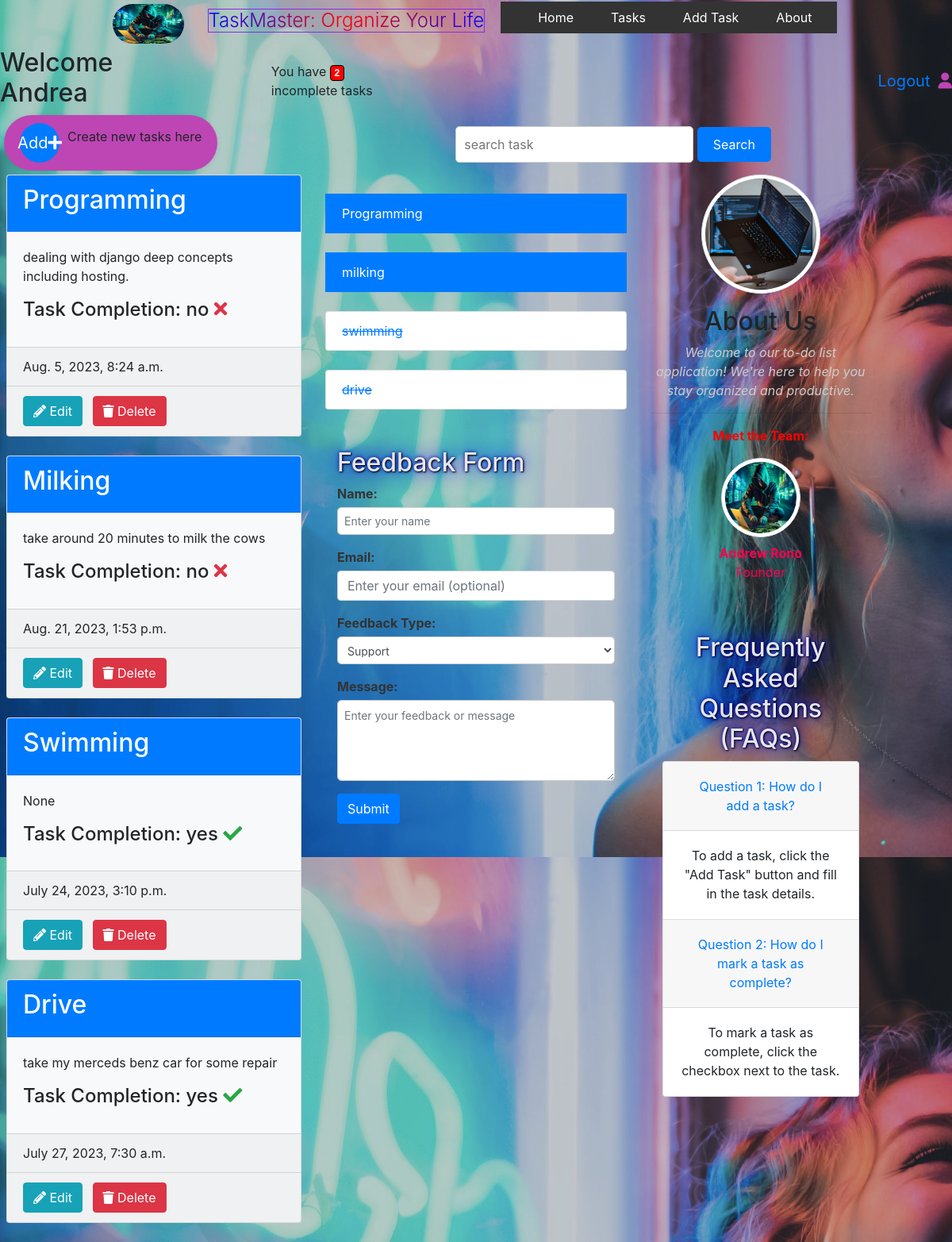
The app's page / (signed in) with its own data.
### ToDo/models.py (models this page shows, shortened)
class Task(models.Model):
    user = models.ForeignKey(User, on_delete=models.CASCADE)
    title = models.CharField(max_length=100)
    description = models.TextField(blank=True,null=True)
    complete = models.BooleanField(default=False)
    completion_date = models.DateTimeField(blank=True, null=True)
    created = models.DateTimeField(auto_now_add=True)
    class Meta:
        ordering = ['complete']

### ToDo/views.py (the view)
# urls.py: path('', views.TaskList.as_view(), name='tasks'),
class TaskList(LoginRequiredMixin, ListView):
    model = Task
    context_object_name = 'tasks'
    def get_context_data(self, **kwargs):
        context = super().get_context_data(**kwargs)
        context['tasks'] =  context['tasks'] .filter(user = self.request.user)
        context ['count'] = context['tasks'].filter(complete=False).count()
        search_input = self.request.GET.get('search-area') or ''
        if search_input:
            context['tasks'] = context['tasks'].filter(
                title__icontains=search_input)
        context['search_input'] = search_input
        return context

### ToDo/templates/ToDo/task_list.html (shortened to what this page needs)
{% load static %}
{% load bootstrap4 %}
<link rel="stylesheet" href="{% static 'styles.css' %}">
<link rel="stylesheet" href="https://stackpath.bootstrapcdn.com/bootstrap/4.5.2/css/bootstrap.min.css">
<link rel="stylesheet" href="https://cdnjs.cloudflare.com/ajax/libs/font-awesome/5.15.3/css/all.min.css">
<link rel="stylesheet" href="{% static 'bootstrap.min.css' %}">
{% block content %}
<div class="header">
    <img src="{% static 'images/logo.png' %}">
    <h3 class="radial-text">TaskMaster: Organize Your Life </h3>
    <nav>
        <ul class="navbar" id="side-menu">
            <li><a href="/">Home</a></li>
            <li><a href="#tasks">Tasks</a></li>
            <li><a href="#add-task">Add Task</a></li>
            <li><a href="#about">About</a></li>
        </ul>
    </nav>
</div>
<div class="container-1">
    {% if request.user.is_authenticated %}
    <h2>Welcome {{request.user |title}} </h2>
    <span>You have <small  class="badge">{{count}}</small> incomplete task{{ count|pluralize:"s" }}</span>
    </i><a href="{% url 'logout' %}">Logout</a><i class="fa-solid fa-user"></i>
    {% else %}
    <a href="{% url 'login' %}">Login</a>
    {% endif%}
</div>
<div class="second-row">
    <div class="fab-container" id="add-task">
        <a href="{% url 'task-create' %}" class="add-activity-fab">Add
            <i class="fas fa-plus"></i>
        </a><p>Create new tasks here</p>
    </div>
    <form class="search-form" method="GET">
        <input class="search-input" type="text" name="search-area" value="{{search_input}}" placeholder="search task">
        <input class="search-button" type="submit" value="Search">
    </form>
</div>
<div class="row">
    <div class="col-md-4">
        <div class="tasks-container">
            {% for task in tasks%}
            <div class="card bg-light mb-4 ml-2">
                <div class="card-header  bg-primary text-white">
                    <h2>{{task.title|title}}</h2>
                </div>
                <div class="card-body">
                    <p class="card-text">{{ task.description }}</p>
                    <h4 class="card-title">Task Completion:
                        {% if task.complete %}
                        {{task.complete|yesno}}
                            <i class="fas fa-check text-success"></i>
                            {% else %}
                            {{task.complete|yesno}}
                            <i class="fas fa-times text-danger"></i>
                        {% endif %}
                    </h4>
                </div>
                <div class="card-footer">
                    {{task.created}}
                </div>
                <div class="card-footer">
                        <div class="button">
                            <a href="{% url 'task-update' task.id %}" class="btn btn-info mr-2">
                                <i class="fas fa-pencil-alt"></i> Edit
                            </a>
                            <a href="{% url 'task-delete' task.id %}" class="btn btn-danger">
                                <i class="fas fa-trash"></i> Delete
                            </a>
                        </div>
                </div>
            </div>
            {% endfor %}
        </div>
    </div>
    <div class="col-md-4 my-carousel-item" id="tasks">
        {% for task in tasks %}
        <br>
        {% if task.complete %}
            <ul class="list-group" >
                <li class="list-group-item disabled">
                    <a href="{% url 'task-update' task.id %} " id="task-complete">{{ task.title }}</a>
                </li>
            </ul>
        {% else %}
            <ul class="list-group">
                <li>
                    <a href="{% url 'task-update' task.id %}" class="list-group-item list-group-item-action active">
                        {{ task.title }}
                    </a>
                </li>
            </ul>
        {% endif %}
    {% endfor %}
    <div class="container mt-5">
        <h2>Feedback Form</h2>
        <form>
            <div class="form-group">
                <label for="name">Name:</label>
                <input type="text" class="form-control" id="name" placeholder="Enter your name">
            </div>
            <div class="form-group">
                <label for="email">Email:</label>
                <input type="email" class="form-control" id="email" placeholder="Enter your email (optional)">
            </div>
            <div class="form-group">
                <label for="feedbackType">Feedback Type:</label>
                <select class="form-control" id="feedbackType">
                    <option>Support</option>
                </select>
            </div>
            <div class="form-group">
                <label for="message">Message:</label>
                <textarea class="form-control" id="message" rows="4" placeholder="Enter your feedback or message"></textarea>
            </div>
            <button type="submit" class="btn btn-primary">Submit</button>
        </form>
    </div>
</div>
<div class="col-md-3 text-center" id="about">
    <img src="{% static 'images/about.png' %}" alt="..." class="img-thumbnail rounded-circle" style="width: 150px; height: 150px;">
    <h2 class="mt-3">About Us</h2>
    <p class="font-italic">Welcome to our to-do list application! We're here to help you stay organized and productive.</p>
    <hr>
    <p class="font-weight-bold">Meet the Team:</p>
    <div class="row">
        <div class="col-md-12">
            <img src="{% static 'images/logo.png' %}" alt="Team Member 1" class="img-thumbnail rounded-circle" style="width: 100px; height: 100px;">
            <p class="mt-2 author-name"><strong>Andrew Rono</strong><br>Founder</p>
        </div>
    </div>
    <div class="container mt-5">
        <h2>Frequently Asked Questions (FAQs)</h2>
        <div class="accordion" id="faqAccordion">
            <div class="card">
                <div class="card-header" id="faqHeading1">
                    <h5 class="mb-0">
                        <button class="btn btn-link" id="button" type="button" data-toggle="collapse" data-target="#faqCollapse1" aria-expanded="true" aria-controls="faqCollapse1">
                            Question 1: How do I add a task?
                        </button>
                    </h5>
                </div>
                <div id="faqCollapse1" class="collapse show" aria-labelledby="faqHeading1" data-parent="#faqAccordion">
                    <div class="card-body">
                        To add a task, click the "Add Task" button and fill in the task details.
                    </div>
                </div>
            </div>
            <div class="card">
                <div class="card-header" id="faqHeading1">
                    <h5 class="mb-0">
                        <button class="btn btn-link" id="button" type="button" data-toggle="collapse" data-target="#faqCollapse1" aria-expanded="true" aria-controls="faqCollapse1">
                            Question 2: How do I mark a task as complete?
                        </button>
                    </h5>
                </div>
                <div id="faqCollapse1" class="collapse show" aria-labelledby="faqHeading1" data-parent="#faqAccordion">
                    <div class="card-body">
                        To mark a task as complete, click the checkbox next to the task.
                    </div>
                </div>
            </div>
        </div>
    </div>
</div>
</div>
{% endblock %}

### ToDo/static/styles.css (style rules this page uses)
.header { text-align: center; display: flex; padding: 30px; align-items: center; justify-content: center; height: 25px; margin-top: 0px; margin-right: 3px; }
.header img { width: 90px; height: 50px; border-radius: 50px; margin-right: 30px; }
.radial-text { font-size: 24px; font-weight: 300; background: radial-gradient(circle, #ff0000, #0000ff); background-clip: text; -webkit-background-clip: text; color: transparent; display: inline-block; border: 1px solid blueviolet; box-shadow: #0000ff; box-sizing: border-box; }
.navbar { margin-left: 20px; background-color: #333; list-style-type: none; padding: 0; overflow: hidden; }
.navbar li { list-style: none; margin-left: 15px; float: right; }
.navbar li a { display: block; color: white; text-align: center; padding: 0px 16px; text-decoration: none; }
.container-1 { display:flex; align-items: center; }
.container h2 { color: #e6e6ee; text-shadow: 1px 1px 2px black, 0 0 25px blue, 0 0 5px darkblue; }
.container-1 span { margin-left: 150px; }
.container-1 a { float: right; padding-left:600px; font-size: 20px; }
.fa-solid { font-size: 20px; color: #be45b4; margin-left: 10px; }
.badge { background-color: red; color: white; padding: 4px 8px; text-align: center; border-radius: 5px; font-size: 16px; font-family: Arial, sans-serif; border: 1px solid black; }
.form-control { width: 100%; padding: 10px; margin-bottom: 10px; border: 1px solid #ccc; border-radius: 5px; }
.second-row { display: flex; align-items: center; flex-basis: 60%; }
.search-form { justify-content: center; text-align: center; margin-top: 10px; margin-bottom: 10px; }
.search-input { padding: 10px; border: 1px solid #ccc; border-radius: 5px; font-size: 16px; width: 300px; margin-left: 300px; }
.search-button { padding: 10px 20px; background-color: #007bff; color: white; border: none; border-radius: 5px; font-size: 16px; cursor: pointer; }
.fab-container { margin-bottom: 5px; margin-left: 5px; bottom: 20px; right: 20px; display: flex; align-items: center; background-color: #be45b4; border-radius: 50px; padding: 10px 20px; box-shadow: 0px 2px 6px rgba(0, 0, 0, 0.1); }
.add-activity-fab { display: flex; align-items: center; justify-content: center; width: 50px; height: 50px; background-color: #007BFF; color: #fff; border-radius: 70%; font-size: 20px; text-decoration: none; margin-right: 10px; transition: background-color 0.3s ease; }
.form-group { margin-bottom: 15px; }
.form-group label { display: block; margin-bottom: 5px; font-weight: bold; color: #333; }
.form-group input[type="text"], .form-group textarea, .form-group select { width: 100%; padding: 8px; border: 1px solid #ccc; border-radius: 5px; font-size: 14px; }
.list-group li { list-style: none; }
.font-italic { color: #ccc; }
.author-name { color: #ff004f; }
.font-weight-bold { color: #ff0000; }
#task-complete { text-decoration: line-through; }

### records on screen
Task: title "Programming", description "dealing with django deep concepts including hosting.", complete "no", created "Aug. 5, 2023, 8:24 a.m."
Task: title "Milking", description "take around 20 minutes to milk the cows", complete "no", created "Aug. 21, 2023, 1:53 p.m.", title "milking"
Task: title "Swimming", description "None", complete "yes", created "July 24, 2023, 3:10 p.m.", title "swimming"
Task: title "Drive", description "take my merceds benz car for some repair", complete "yes", created "July 27, 2023, 7:30 a.m.", title "drive"

### other values on screen
{{ request.user |title }} "Andrea"
{{ count }} "2"
